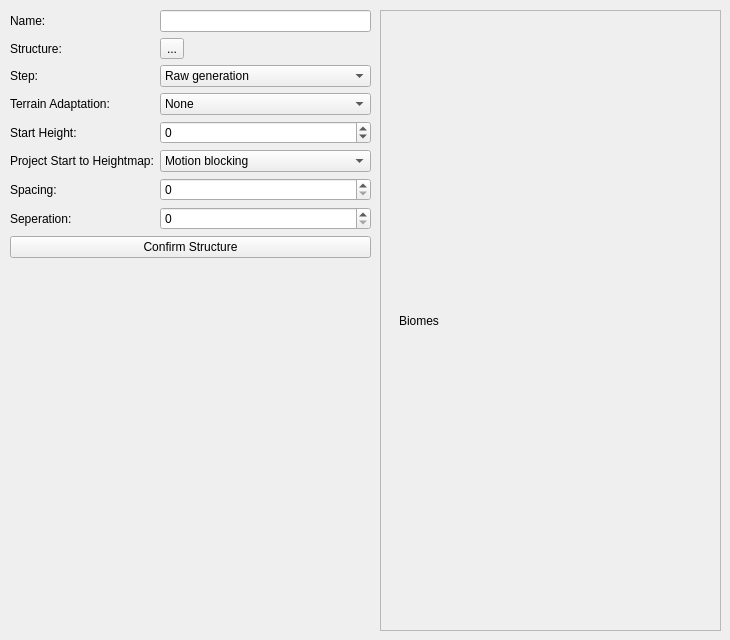
      <widget class="QWidget" name="structureEditor">
       <widget class="QWidget" name="formLayoutWidget_2">
        <property name="geometry">
         <rect>
          <x>10</x>
          <y>10</y>
          <width>361</width>
          <height>262</height>
         </rect>
        </property>
        <layout class="QFormLayout" name="formLayout_9">
         <item row="0" column="0">
          <widget class="QLabel" name="label_33">
           <property name="text">
            <string>Name:</string>
           </property>
          </widget>
         </item>
         <item row="0" column="1">
          <widget class="QLineEdit" name="structureName"/>
         </item>
         <item row="1" column="0">
          <widget class="QLabel" name="label_41">
           <property name="text">
            <string>Structure:</string>
           </property>
          </widget>
         </item>
         <item row="1" column="1">
          <widget class="QToolButton" name="structureNBTButton">
           <property name="text">
            <string>...</string>
           </property>
          </widget>
         </item>
         <item row="2" column="0">
          <widget class="QLabel" name="label_35">
           <property name="text">
            <string>Step:</string>
           </property>
          </widget>
         </item>
         <item row="2" column="1">
          <widget class="QComboBox" name="structureLocation">
           <item>
            <property name="text">
             <string>Raw generation</string>
            </property>
           </item>
           <item>
            <property name="text">
             <string>Lakes</string>
            </property>
           </item>
           <item>
            <property name="text">
             <string>Local modifications</string>
            </property>
           </item>
           <item>
            <property name="text">
             <string>Underground structures</string>
            </property>
           </item>
           <item>
            <property name="text">
             <string>Surface structures</string>
            </property>
           </item>
           <item>
            <property name="text">
             <string>Strongholds</string>
            </property>
           </item>
           <item>
            <property name="text">
             <string>Underground ores</string>
            </property>
           </item>
           <item>
            <property name="text">
             <string>Underground decoration</string>
            </property>
           </item>
           <item>
            <property name="text">
             <string>Fluid springs</string>
            </property>
           </item>
           <item>
            <property name="text">
             <string>Vegetal decoration</string>
            </property>
           </item>
           <item>
            <property name="text">
             <string>Top layer modification</string>
            </property>
           </item>
          </widget>
         </item>
         <item row="3" column="0">
          <widget class="QLabel" name="label_36">
           <property name="text">
            <string>Terrain Adaptation:</string>
           </property>
          </widget>
         </item>
         <item row="3" column="1">
          <widget class="QComboBox" name="structureTerrainAdaptation">
           <item>
            <property name="text">
             <string>None</string>
            </property>
           </item>
           <item>
            <property name="text">
             <string>Beard thin</string>
            </property>
           </item>
           <item>
            <property name="text">
             <string>Beard box</string>
            </property>
           </item>
           <item>
            <property name="text">
             <string>Bury</string>
            </property>
           </item>
           <item>
            <property name="text">
             <string>Encapsulate</string>
            </property>
           </item>
          </widget>
         </item>
         <item row="4" column="0">
          <widget class="QLabel" name="label_37">
           <property name="text">
            <string>Start Height:</string>
           </property>
          </widget>
         </item>
         <item row="4" column="1">
          <widget class="QSpinBox" name="structureStartHeight">
           <property name="minimum">
            <number>-64</number>
           </property>
           <property name="maximum">
            <number>312</number>
           </property>
          </widget>
         </item>
         <item row="5" column="0">
          <widget class="QLabel" name="label_38">
           <property name="text">
            <string>Project Start to Heightmap:</string>
           </property>
          </widget>
         </item>
         <item row="5" column="1">
          <widget class="QComboBox" name="structurePSTH">
           <item>
            <property name="text">
             <string>Motion blocking</string>
            </property>
           </item>
           <item>
            <property name="text">
             <string>Motion blocking no leaves</string>
            </property>
           </item>
           <item>
            <property name="text">
             <string>Ocean floor</string>
            </property>
           </item>
           <item>
            <property name="text">
             <string>Ocean floor worldgen</string>
            </property>
           </item>
           <item>
            <property name="text">
             <string>World surface</string>
            </property>
           </item>
           <item>
            <property name="text">
             <string>World surface worldgen</string>
            </property>
           </item>
          </widget>
         </item>
         <item row="6" column="0">
          <widget class="QLabel" name="label_39">
           <property name="text">
            <string>Spacing:</string>
           </property>
          </widget>
         </item>
         <item row="6" column="1">
          <widget class="QSpinBox" name="structureSpacing">
           <property name="maximum">
            <number>4096</number>
           </property>
          </widget>
         </item>
         <item row="7" column="0">
          <widget class="QLabel" name="label_40">
           <property name="text">
            <string>Seperation:</string>
           </property>
          </widget>
         </item>
         <item row="7" column="1">
          <widget class="QSpinBox" name="structureSeperation">
           <property name="maximum">
            <number>4096</number>
           </property>
          </widget>
         </item>
         <item row="8" column="0" colspan="2">
          <widget class="QPushButton" name="structureConfirmButton">
           <property name="text">
            <string>Confirm Structure</string>
           </property>
          </widget>
         </item>
        </layout>
       </widget>
       <widget class="QScrollArea" name="biomeScrollArea">
        <property name="geometry">
         <rect>
          <x>380</x>
          <y>10</y>
          <width>341</width>
          <height>621</height>
         </rect>
        </property>
        <property name="widgetResizable">
         <bool>true</bool>
        </property>
        <widget class="QWidget" name="scrollAreaWidgetContents_2">
         <property name="geometry">
          <rect>
           <x>0</x>
           <y>0</y>
           <width>339</width>
           <height>619</height>
          </rect>
         </property>
         <layout class="QVBoxLayout" name="verticalLayout">
          <item>
           <widget class="QWidget" name="viomeScrollContents" native="true">
            <layout class="QVBoxLayout" name="verticalLayout_3">
             <item>
              <widget class="QLabel" name="biomeScrollContents">
               <property name="text">
                <string>Biomes</string>
               </property>
              </widget>
             </item>
            </layout>
           </widget>
          </item>
         </layout>
        </widget>
       </widget>
      </widget>
